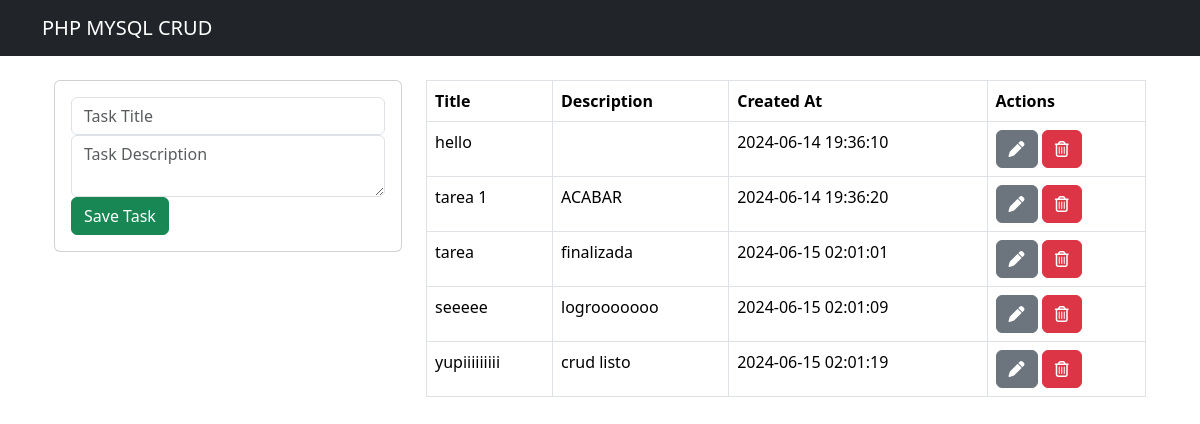
The page / on the database its author committed.
### tables this page shows
CREATE TABLE `task` (
  `id` int(11) NOT NULL,
  `title` varchar(255) NOT NULL,
  `description` text NOT NULL,
  `created_at` timestamp NOT NULL DEFAULT current_timestamp()
);

### index.php (the view, shortened to what this page needs)
<?php include("db.php") ?>
<?php include("includes/header.php") ?>
<div class="container p-4">
    <div class="row">
        <div class="col-md-4">
            <div class="card card-body">
                <form action="save_task.php" method="POST">
                    <div class="form-group">
                        <input type="text" name= "title" class="form-control"
                        placeholder="Task Title" autofocus>
                    </div>
                    <div class="form-group">
                        <textarea name="description" rows="2" class="form-control"
                        placeholder="Task Description"></textarea>
                    </div>
                    <input type="submit" class="btn btn-success btn-block"
                    name="save_task" value="Save Task">
                </form>
            </div>
        </div>
        <div class="col-md-8">
            <table class="table table-bordered">
                <thead>
                    <tr>
                        <th>Title</th>
                        <th>Description</th>
                        <th>Created At</th>
                        <th>Actions</th>
                    </tr>
                </thead>
                <tbody>
                    <?php
                    $query = "SELECT * FROM task";
                    $result_task = mysqli_query($conn, $query);
                    while($row = mysqli_fetch_array($result_task)){ ?>
                        <tr>
                            <td><?php echo $row['title']?></td>
                            <td><?php echo $row['description']?></td>
                            <td><?php echo $row['created_at']?></td>
                            <td>
                                <a href="edit.php?id=<?php echo $row['id']?>" class="btn btn-secondary">
                                    <i class="fa-solid fa-pen"></i>
                                </a>
                                <a href="delete_task.php?id=<?php echo $row['id']?>" class="btn btn-danger">
                                    <i class="far fa-trash-alt"></i>
                                </a>
                            </td>
                        </tr>
                    <?php } ?>
                </tbody>
            </table>
        </div>
    </div>
</div>
<?php include("includes/footer.php") ?>

### includes/header.php (shortened to what this page needs)
<!DOCTYPE html>
<html lang="en">
<head>
<link href="https://cdn.jsdelivr.net/npm/bootstrap@5.3.3/dist/css/bootstrap.min.css" rel="stylesheet">
</head>
<body>
<nav class="navbar navbar-dark bg-dark">
    <div class="container">
        <a href="index.php" class="navbar-brand">PHP MYSQL CRUD</a>
    </div>
</nav>

### includes/footer.php (shortened to what this page needs)
</body>
</html>

### rows shown on the page
task: title "hello", created_at "2024-06-14 19:36:10"
task: title "tarea 1", description "ACABAR", created_at "2024-06-14 19:36:20"
task: title "tarea", description "finalizada", created_at "2024-06-15 02:01:01"
task: title "seeeee", description "logrooooooo", created_at "2024-06-15 02:01:09"
task: title "yupiiiiiiiii", description "crud listo", created_at "2024-06-15 02:01:19"
